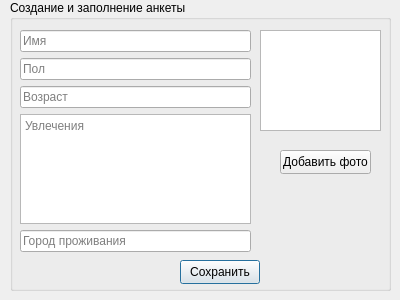
<?xml version="1.0" encoding="UTF-8"?>
<ui version="4.0">
 <class>Second</class>
 <widget class="QDialog" name="Second">
  <property name="geometry">
   <rect>
    <x>0</x>
    <y>0</y>
    <width>400</width>
    <height>300</height>
   </rect>
  </property>
  <property name="windowTitle">
   <string>Dialog</string>
  </property>
  <widget class="QGroupBox" name="groupBox">
   <property name="geometry">
    <rect>
     <x>10</x>
     <y>0</y>
     <width>381</width>
     <height>291</height>
    </rect>
   </property>
   <property name="title">
    <string>Создание и заполнение анкеты</string>
   </property>
   <widget class="QPushButton" name="onSaveData">
    <property name="geometry">
     <rect>
      <x>170</x>
      <y>260</y>
      <width>80</width>
      <height>24</height>
     </rect>
    </property>
    <property name="text">
     <string>Сохранить</string>
    </property>
   </widget>
   <widget class="QPushButton" name="onLoadPhoto">
    <property name="geometry">
     <rect>
      <x>270</x>
      <y>150</y>
      <width>91</width>
      <height>24</height>
     </rect>
    </property>
    <property name="text">
     <string>Добавить фото</string>
    </property>
   </widget>
   <widget class="QGraphicsView" name="graphicsView">
    <property name="geometry">
     <rect>
      <x>250</x>
      <y>30</y>
      <width>121</width>
      <height>101</height>
     </rect>
    </property>
   </widget>
   <widget class="QWidget" name="">
    <property name="geometry">
     <rect>
      <x>10</x>
      <y>30</y>
      <width>231</width>
      <height>222</height>
     </rect>
    </property>
    <layout class="QVBoxLayout" name="verticalLayout">
     <item>
      <widget class="QLineEdit" name="lineEdit">
       <property name="text">
        <string/>
       </property>
       <property name="placeholderText">
        <string>Имя</string>
       </property>
      </widget>
     </item>
     <item>
      <widget class="QLineEdit" name="lineEdit_5">
       <property name="placeholderText">
        <string>Пол</string>
       </property>
      </widget>
     </item>
     <item>
      <widget class="QLineEdit" name="lineEdit_2">
       <property name="text">
        <string/>
       </property>
       <property name="placeholderText">
        <string>Возраст</string>
       </property>
      </widget>
     </item>
     <item>
      <widget class="QTextEdit" name="textEdit">
       <property name="placeholderText">
        <string>Увлечения</string>
       </property>
      </widget>
     </item>
     <item>
      <widget class="QLineEdit" name="lineEdit_4">
       <property name="text">
        <string/>
       </property>
       <property name="placeholderText">
        <string>Город проживания</string>
       </property>
      </widget>
     </item>
    </layout>
   </widget>
  </widget>
 </widget>
 <resources/>
 <connections/>
</ui>
